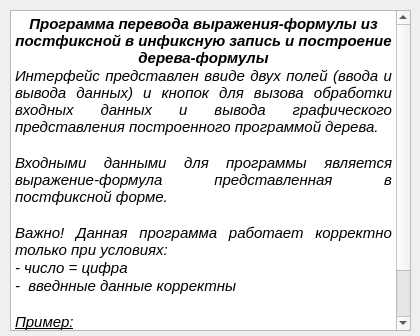
<?xml version="1.0" encoding="UTF-8"?>
<ui version="4.0">
 <class>Help</class>
 <widget class="QDialog" name="Help">
  <property name="geometry">
   <rect>
    <x>0</x>
    <y>0</y>
    <width>420</width>
    <height>336</height>
   </rect>
  </property>
  <property name="windowTitle">
   <string>Dialog</string>
  </property>
  <widget class="QWidget" name="gridLayoutWidget">
   <property name="geometry">
    <rect>
     <x>10</x>
     <y>10</y>
     <width>401</width>
     <height>321</height>
    </rect>
   </property>
   <layout class="QGridLayout" name="gridLayout">
    <item row="0" column="0">
     <widget class="QTextBrowser" name="textBrowser">
      <property name="html">
       <string>&lt;!DOCTYPE HTML PUBLIC &quot;-//W3C//DTD HTML 4.0//EN&quot; &quot;http://www.w3.org/TR/REC-html40/strict.dtd&quot;&gt;
&lt;html&gt;&lt;head&gt;&lt;meta name=&quot;qrichtext&quot; content=&quot;1&quot; /&gt;&lt;style type=&quot;text/css&quot;&gt;
p, li { white-space: pre-wrap; }
&lt;/style&gt;&lt;/head&gt;&lt;body style=&quot; font-family:'Ubuntu'; font-size:11pt; font-weight:400; font-style:normal;&quot;&gt;
&lt;p align=&quot;center&quot; style=&quot; margin-top:0px; margin-bottom:0px; margin-left:0px; margin-right:0px; -qt-block-indent:0; text-indent:0px;&quot;&gt;&lt;span style=&quot; font-weight:600; font-style:italic;&quot;&gt;Программа перевода выражения-формулы из постфиксной в инфиксную запись и построение дерева-формулы&lt;/span&gt;&lt;/p&gt;
&lt;p align=&quot;justify&quot; style=&quot; margin-top:0px; margin-bottom:0px; margin-left:0px; margin-right:0px; -qt-block-indent:0; text-indent:0px;&quot;&gt;&lt;span style=&quot; font-style:italic;&quot;&gt;Интерфейс представлен ввиде двух полей (ввода и вывода данных) и кнопок для вызова обработки входных данных и вывода графического представления построенного программой дерева.&lt;/span&gt;&lt;/p&gt;
&lt;p align=&quot;justify&quot; style=&quot;-qt-paragraph-type:empty; margin-top:0px; margin-bottom:0px; margin-left:0px; margin-right:0px; -qt-block-indent:0; text-indent:0px; font-style:italic;&quot;&gt;&lt;br /&gt;&lt;/p&gt;
&lt;p align=&quot;justify&quot; style=&quot; margin-top:0px; margin-bottom:0px; margin-left:0px; margin-right:0px; -qt-block-indent:0; text-indent:0px;&quot;&gt;&lt;span style=&quot; font-style:italic;&quot;&gt;Входными данными для программы является выражение-формула представленная в постфиксной форме.&lt;/span&gt;&lt;/p&gt;
&lt;p align=&quot;justify&quot; style=&quot;-qt-paragraph-type:empty; margin-top:0px; margin-bottom:0px; margin-left:0px; margin-right:0px; -qt-block-indent:0; text-indent:0px; font-style:italic;&quot;&gt;&lt;br /&gt;&lt;/p&gt;
&lt;p align=&quot;justify&quot; style=&quot; margin-top:0px; margin-bottom:0px; margin-left:0px; margin-right:0px; -qt-block-indent:0; text-indent:0px;&quot;&gt;&lt;span style=&quot; font-style:italic;&quot;&gt;Важно! Данная программа работает корректно только при условиях:&lt;/span&gt;&lt;/p&gt;
&lt;p align=&quot;justify&quot; style=&quot; margin-top:0px; margin-bottom:0px; margin-left:0px; margin-right:0px; -qt-block-indent:0; text-indent:0px;&quot;&gt;&lt;span style=&quot; font-style:italic;&quot;&gt;- число = цифра&lt;/span&gt;&lt;/p&gt;
&lt;p align=&quot;justify&quot; style=&quot; margin-top:0px; margin-bottom:0px; margin-left:0px; margin-right:0px; -qt-block-indent:0; text-indent:0px;&quot;&gt;&lt;span style=&quot; font-style:italic;&quot;&gt;-  введнные данные корректны&lt;/span&gt;&lt;/p&gt;
&lt;p align=&quot;justify&quot; style=&quot;-qt-paragraph-type:empty; margin-top:0px; margin-bottom:0px; margin-left:0px; margin-right:0px; -qt-block-indent:0; text-indent:0px; font-style:italic;&quot;&gt;&lt;br /&gt;&lt;/p&gt;
&lt;p align=&quot;justify&quot; style=&quot; margin-top:0px; margin-bottom:0px; margin-left:0px; margin-right:0px; -qt-block-indent:0; text-indent:0px;&quot;&gt;&lt;span style=&quot; font-style:italic; text-decoration: underline;&quot;&gt;Пример:&lt;/span&gt;&lt;/p&gt;
&lt;p align=&quot;justify&quot; style=&quot; margin-top:0px; margin-bottom:0px; margin-left:0px; margin-right:0px; -qt-block-indent:0; text-indent:0px;&quot;&gt;&lt;span style=&quot; font-style:italic;&quot;&gt;Входные данные:	34+5*&lt;/span&gt;&lt;/p&gt;
&lt;p align=&quot;justify&quot; style=&quot; margin-top:0px; margin-bottom:0px; margin-left:0px; margin-right:0px; -qt-block-indent:0; text-indent:0px;&quot;&gt;&lt;span style=&quot; font-style:italic;&quot;&gt;Выходные данные:	(3+4)*5&lt;/span&gt;&lt;/p&gt;
&lt;p align=&quot;justify&quot; style=&quot;-qt-paragraph-type:empty; margin-top:0px; margin-bottom:0px; margin-left:0px; margin-right:0px; -qt-block-indent:0; text-indent:0px; font-style:italic;&quot;&gt;&lt;br /&gt;&lt;/p&gt;&lt;/body&gt;&lt;/html&gt;</string>
      </property>
     </widget>
    </item>
   </layout>
  </widget>
 </widget>
 <resources/>
 <connections/>
</ui>
